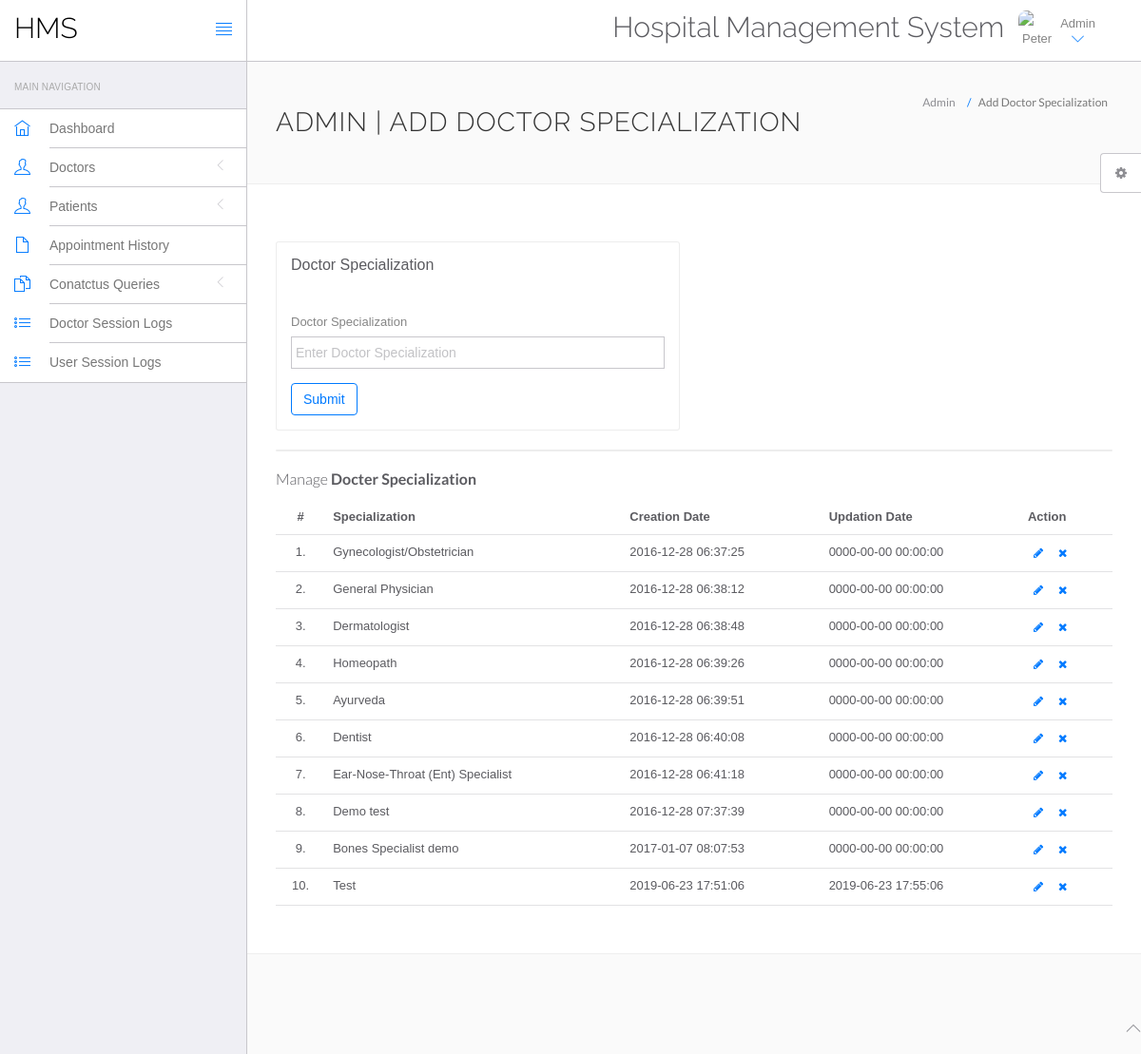
The app's page /Hospital/hms-01/admin/doctor-specilization.php (signed in) with its own data.
### tables this page shows
CREATE TABLE `doctorspecilization` (
  `id` int(11) NOT NULL,
  `specilization` varchar(255) DEFAULT NULL,
  `creationDate` timestamp NULL DEFAULT current_timestamp(),
  `updationDate` timestamp NULL DEFAULT NULL ON UPDATE current_timestamp()
);

### Hospital/hms-01/admin/doctor-specilization.php (the view, shortened to what this page needs)
<?php
include('include/config.php');
?>
<!DOCTYPE html>
<html lang="en">
	<head>
		<link rel="stylesheet" href="vendor/bootstrap/css/bootstrap.min.css">
		<link rel="stylesheet" href="vendor/fontawesome/css/font-awesome.min.css">
		<link rel="stylesheet" href="vendor/themify-icons/themify-icons.min.css">
		<link href="vendor/animate.css/animate.min.css" rel="stylesheet" media="screen">
		<link href="vendor/perfect-scrollbar/perfect-scrollbar.min.css" rel="stylesheet" media="screen">
		<link href="vendor/switchery/switchery.min.css" rel="stylesheet" media="screen">
		<link href="vendor/bootstrap-touchspin/jquery.bootstrap-touchspin.min.css" rel="stylesheet" media="screen">
		<link href="vendor/select2/select2.min.css" rel="stylesheet" media="screen">
		<link href="vendor/bootstrap-datepicker/bootstrap-datepicker3.standalone.min.css" rel="stylesheet" media="screen">
		<link href="vendor/bootstrap-timepicker/bootstrap-timepicker.min.css" rel="stylesheet" media="screen">
		<link rel="stylesheet" href="assets/css/styles.css">
		<link rel="stylesheet" href="assets/css/plugins.css">
		<link rel="stylesheet" href="assets/css/themes/theme-1.css" id="skin_color" />
	</head>
	<body>
		<div id="app">
<?php include('include/sidebar.php');?>
			<div class="app-content">
						<?php include('include/header.php');?>
				<div class="main-content" >
					<div class="wrap-content container" id="container">
						<section id="page-title">
							<div class="row">
								<div class="col-sm-8">
									<h1 class="mainTitle">Admin | Add Doctor Specialization</h1>
																	</div>
								<ol class="breadcrumb">
									<li>
										<span>Admin</span>
									</li>
									<li class="active">
										<span>Add Doctor Specialization</span>
									</li>
								</ol>
							</div>
						</section>
						<div class="container-fluid container-fullw bg-white">
							<div class="row">
								<div class="col-md-12">
									<div class="row margin-top-30">
										<div class="col-lg-6 col-md-12">
											<div class="panel panel-white">
												<div class="panel-heading">
													<h5 class="panel-title">Doctor Specialization</h5>
												</div>
												<div class="panel-body">
													<form role="form" name="dcotorspcl" method="post" >
														<div class="form-group">
															<label for="exampleInputEmail1">
																Doctor Specialization
															</label>
							<input type="text" name="doctorspecilization" class="form-control"  placeholder="Enter Doctor Specialization">
														</div>
														<button type="submit" name="submit" class="btn btn-o btn-primary">
															Submit
														</button>
													</form>
												</div>
											</div>
										</div>
											</div>
										</div>
									<div class="col-lg-12 col-md-12">
											<div class="panel panel-white">
											</div>
										</div>
									</div>
									<div class="row">
								<div class="col-md-12">
									<h5 class="over-title margin-bottom-15">Manage <span class="text-bold">Docter Specialization</span></h5>
									<table class="table table-hover" id="sample-table-1">
										<thead>
											<tr>
												<th class="center">#</th>
												<th>Specialization</th>
												<th class="hidden-xs">Creation Date</th>
												<th>Updation Date</th>
												<th>Action</th>
											</tr>
										</thead>
										<tbody>
<?php
$sql=mysqli_query($con,"select * from doctorSpecilization");
$cnt=1;
while($row=mysqli_fetch_array($sql))
{
?>
											<tr>
												<td class="center"><?php echo $cnt;?>.</td>
												<td class="hidden-xs"><?php echo $row['specilization'];?></td>
												<td><?php echo $row['creationDate'];?></td>
												<td><?php echo $row['updationDate'];?>
												</td>
												<td >
												<div class="visible-md visible-lg hidden-sm hidden-xs">
							<a href="edit-doctor-specialization.php?id=<?php echo $row['id'];?>" class="btn btn-transparent btn-xs" tooltip-placement="top" tooltip="Edit"><i class="fa fa-pencil"></i></a>
	<a href="doctor-specilization.php?id=<?php echo $row['id']?>&del=delete" onClick="return confirm('Are you sure you want to delete?')"class="btn btn-transparent btn-xs tooltips" tooltip-placement="top" tooltip="Remove"><i class="fa fa-times fa fa-white"></i></a>
												</div>
												</td>
											</tr>
											<?php
$cnt=$cnt+1;
											 }?>
										</tbody>
									</table>
								</div>
							</div>
								</div>
							</div>
						</div>
					</div>
				</div>
	<?php include('include/footer.php');?>
	<?php include('include/setting.php');?>
	</body>
</html>

### Hospital/hms-01/admin/assets/css/themes/theme-1.css (style rules this page uses)
body { background: #FAFAFA; }

### records on screen
doctorspecilization: specilization "Gynecologist/Obstetrician", creationDate "2016-12-28 06:37:25", updationDate "0000-00-00 00:00:00"
doctorspecilization: specilization "General Physician", creationDate "2016-12-28 06:38:12", updationDate "0000-00-00 00:00:00"
doctorspecilization: specilization "Dermatologist", creationDate "2016-12-28 06:38:48", updationDate "0000-00-00 00:00:00"
doctorspecilization: specilization "Homeopath", creationDate "2016-12-28 06:39:26", updationDate "0000-00-00 00:00:00"
doctorspecilization: specilization "Ayurveda", creationDate "2016-12-28 06:39:51", updationDate "0000-00-00 00:00:00"
doctorspecilization: specilization "Dentist", creationDate "2016-12-28 06:40:08", updationDate "0000-00-00 00:00:00"
doctorspecilization: specilization "Ear-Nose-Throat (Ent) Specialist", creationDate "2016-12-28 06:41:18", updationDate "0000-00-00 00:00:00"
doctorspecilization: specilization "Demo test", creationDate "2016-12-28 07:37:39", updationDate "0000-00-00 00:00:00"
doctorspecilization: specilization "Bones Specialist demo", creationDate "2017-01-07 08:07:53", updationDate "0000-00-00 00:00:00"
doctorspecilization: specilization "Test", creationDate "2019-06-23 17:51:06", updationDate "2019-06-23 17:55:06"
